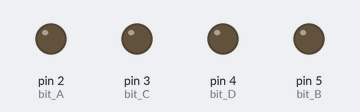
The sketch below on a simulated Arduino Uno, built with avr-gcc and run on an emulated ATmega328P. Shown: output pins drawn as LEDs (lit = HIGH).

Above: at 0.5 s.
At 2.5 s:
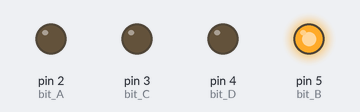
At 3.5 s:
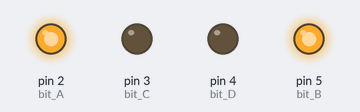
At 5.5 s:
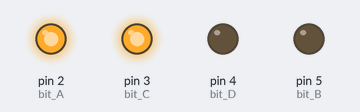
At 8.5 s:
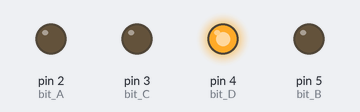
At 11.5 s:
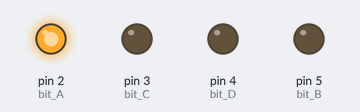
Timing chart, 0 to 13.0 s (numbered marks = the images above):
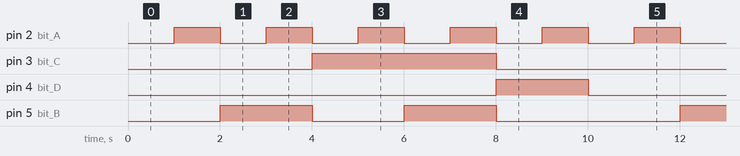

Measured:
- by itself, pin 2 (bit_A): alternates HIGH for 1.0 s and LOW for 1.0 s
- by itself, pin 3 (bit_C): alternates HIGH for 4.0 s and LOW for 6.0 s
- by itself, pin 4 (bit_D): alternates HIGH for 2.0 s and LOW for 8.0 s
- by itself, pin 5 (bit_B): repeats every 10.0 s: LOW 2.0 s, HIGH 2.0 s, LOW 4.0 s, HIGH 2.0 s

The sketch:

Compte_A_Rebour_7Segments_2.ino
```cpp
const int bit_A = 2;
const int bit_B = 5;
const int bit_C = 3;
const int bit_D = 4;

void setup()
{
   //on met les broches en sorties
   pinMode(bit_A, OUTPUT);
   pinMode(bit_B, OUTPUT);
   pinMode(bit_C, OUTPUT);
   pinMode(bit_D, OUTPUT);

   //on commence par écrire le chiffre 0, donc toutes les sorites à l'état bas
   digitalWrite(bit_A, LOW);
   digitalWrite(bit_B, LOW);
   digitalWrite(bit_C, LOW);
   digitalWrite(bit_D, LOW);
}

void loop()
{
    char i=0;
    for(i=0; i<10; i++)
    {
      afficher(i);
      delay(1000);
    }
}

void afficher(char chiffre)
{
   //on met à zéro tout les segments
   digitalWrite(bit_A, LOW);
   digitalWrite(bit_B, LOW);
   digitalWrite(bit_C, LOW);
   digitalWrite(bit_D, LOW);

   //On allume les bits nécessaires
   if(chiffre >= 8)
   {
      digitalWrite(bit_D, HIGH);
      chiffre = chiffre - 8;
   }
   if(chiffre >= 4)
   {
      digitalWrite(bit_C, HIGH);
      chiffre = chiffre - 4;
   }
   if(chiffre >= 2)
   {
      digitalWrite(bit_B, HIGH);
      chiffre = chiffre - 2;
   }
   if(chiffre >= 1)
   {
      digitalWrite(bit_A, HIGH);
      chiffre = chiffre - 1;
   }
}
```
